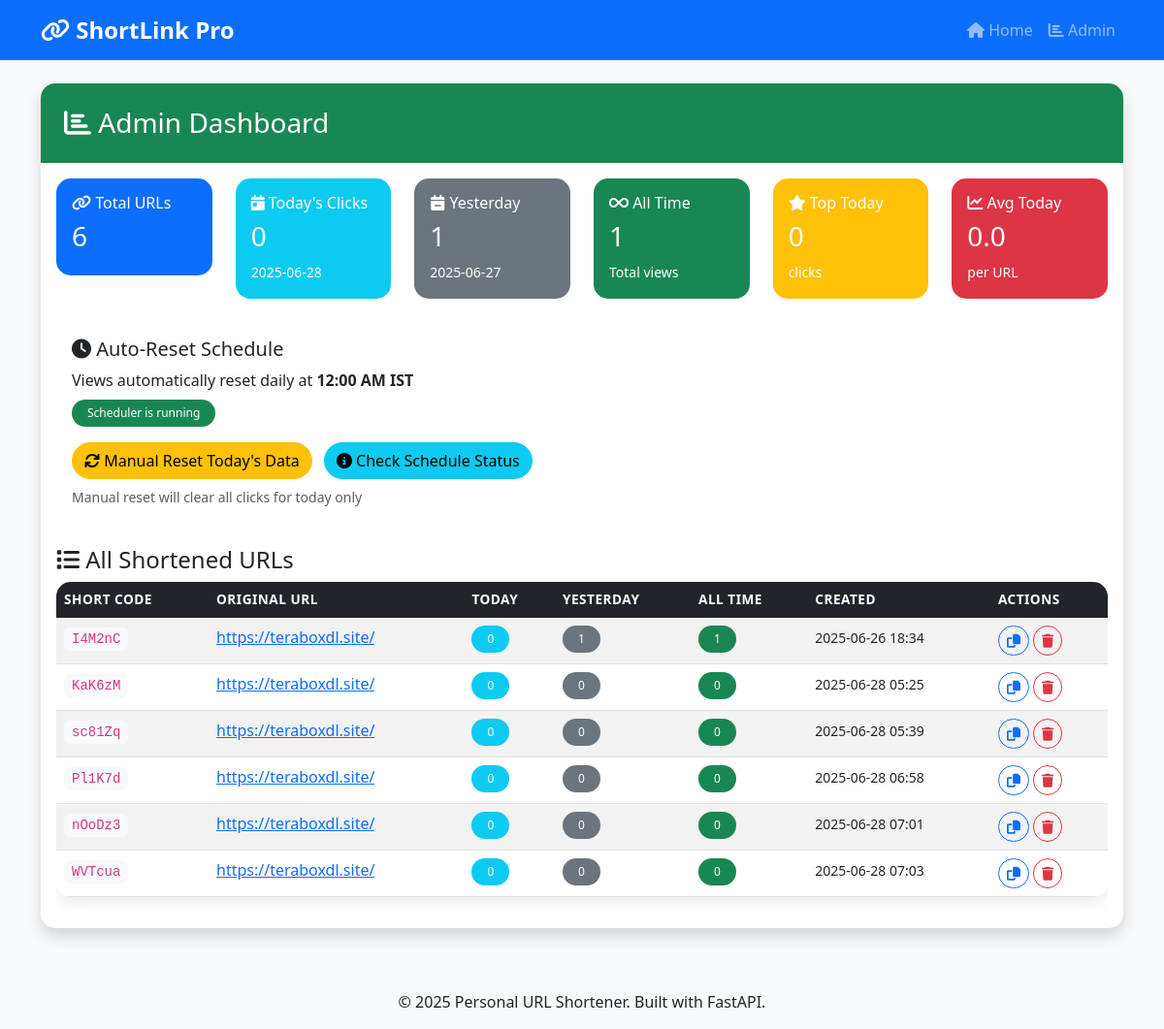
/admin, run on an earlier commit of the app's database.
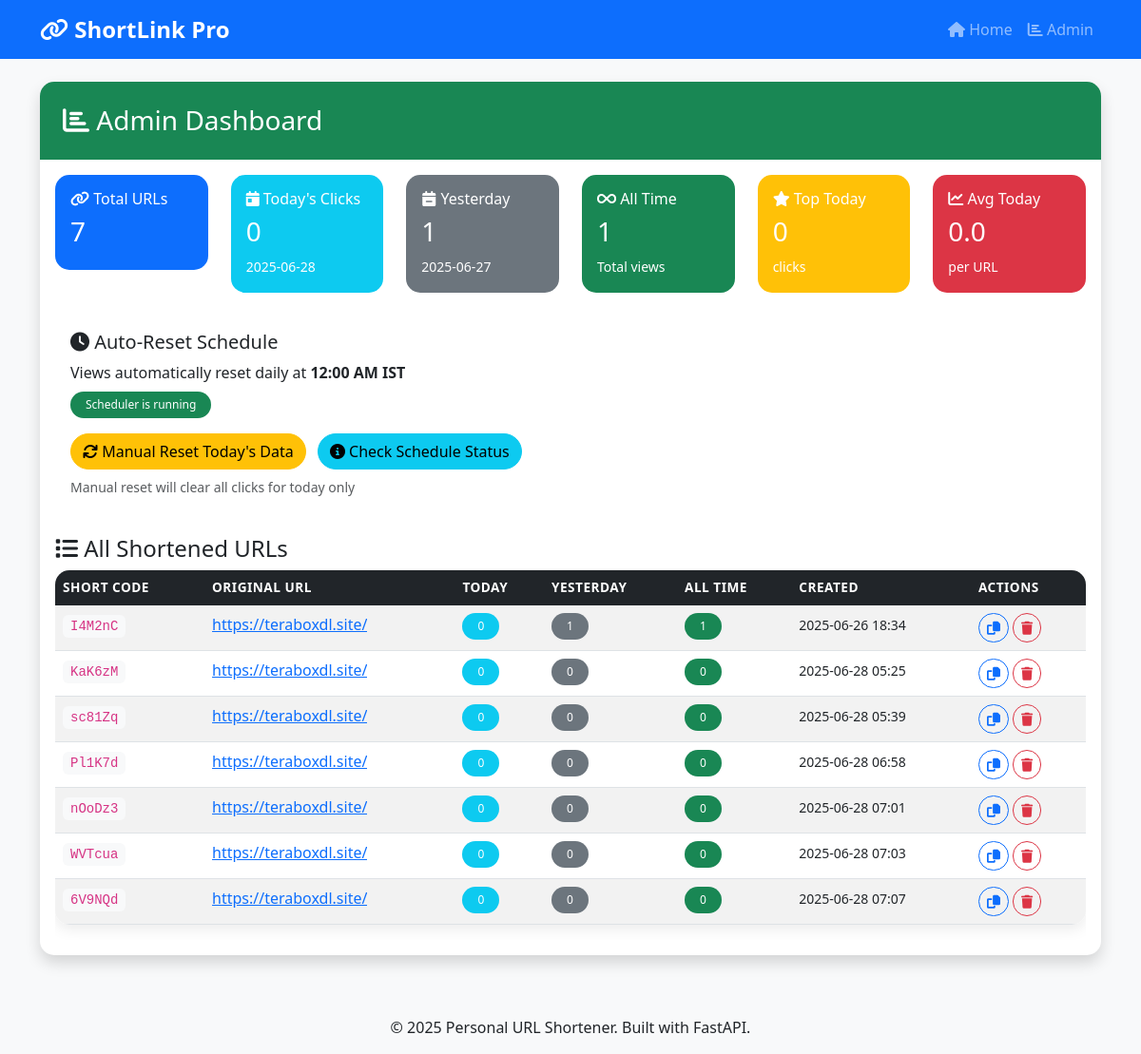
And on a later commit of the database.
### models.py (models this page shows)
class ShortURL(Base):
    __tablename__ = "short_urls"
    id = Column(Integer, primary_key=True, index=True)
    short_code = Column(String(10), unique=True, index=True, nullable=False)
    original_url = Column(Text, nullable=False)
    created_at = Column(DateTime, default=datetime.utcnow)
    clicks = relationship("Click", back_populates="short_url")

### main.py (the view)
@app.get("/admin", response_class=HTMLResponse)
async def admin_panel(request: Request, db: Session = Depends(get_db)):
    from datetime import date, timedelta
    today = date.today()
    yesterday = today - timedelta(days=1)
    urls = db.query(ShortURL).all()
    url_stats = []
    total_clicks_today = 0
    total_clicks_yesterday = 0
    total_clicks_all_time = 0
    for url in urls:
        clicks_today = db.query(Click).filter(
            Click.short_url_id == url.id,
            Click.click_date == today
        ).count()
        clicks_yesterday = db.query(Click).filter(
            Click.short_url_id == url.id,
            Click.click_date == yesterday
        ).count()
        clicks_all_time = db.query(Click).filter(Click.short_url_id == url.id).count()
        total_clicks_today += clicks_today
        total_clicks_yesterday += clicks_yesterday
        total_clicks_all_time += clicks_all_time
        url_stats.append({
            "id": url.id,
            "short_code": url.short_code,
            "original_url": url.original_url,
            "click_count": clicks_today,  # Show today's clicks by default
            "clicks_today": clicks_today,
            "clicks_yesterday": clicks_yesterday,
            "clicks_all_time": clicks_all_time,
            "created_at": url.created_at
        })
    url_stats.sort(key=lambda x: x["clicks_today"], reverse=True)
    top_performer_today = max(url_stats, key=lambda x: x["clicks_today"])["clicks_today"] if url_stats else 0
    avg_clicks_today = (total_clicks_today / len(urls)) if urls else 0
    return templates.TemplateResponse("admin.html", {
        "request": request,
        "urls": url_stats,
        "total_clicks_today": total_clicks_today,
        "total_clicks_yesterday": total_clicks_yesterday,
        "total_clicks_all_time": total_clicks_all_time,
        "top_performer_today": top_performer_today,
        "avg_clicks_today": avg_clicks_today,
        "today_date": today.strftime('%Y-%m-%d'),
        "yesterday_date": yesterday.strftime('%Y-%m-%d')
    })

### templates/admin.html (shortened to what this page needs)
{% extends "base.html" %}
{% block content %}
<div class="container mt-4">
    <div class="row">
        <div class="col-12">
            <div class="card shadow">
                <div class="card-header bg-success text-white">
                    <h3 class="mb-0"><i class="fas fa-chart-bar"></i> Admin Dashboard</h3>
                </div>
                <div class="card-body">
                    <div class="row mb-4">
                        <div class="col-md-2">
                            <div class="card bg-primary text-white">
                                <div class="card-body">
                                    <h6><i class="fas fa-link"></i> Total URLs</h6>
                                    <h3>{{ urls|length }}</h3>
                                </div>
                            </div>
                        </div>
                        <div class="col-md-2">
                            <div class="card bg-info text-white">
                                <div class="card-body">
                                    <h6><i class="fas fa-calendar-day"></i> Today's Clicks</h6>
                                    <h3>{{ total_clicks_today }}</h3>
                                    <small>{{ today_date }}</small>
                                </div>
                            </div>
                        </div>
                        <div class="col-md-2">
                            <div class="card bg-secondary text-white">
                                <div class="card-body">
                                    <h6><i class="fas fa-calendar-minus"></i> Yesterday</h6>
                                    <h3>{{ total_clicks_yesterday }}</h3>
                                    <small>{{ yesterday_date }}</small>
                                </div>
                            </div>
                        </div>
                        <div class="col-md-2">
                            <div class="card bg-success text-white">
                                <div class="card-body">
                                    <h6><i class="fas fa-infinity"></i> All Time</h6>
                                    <h3>{{ total_clicks_all_time }}</h3>
                                    <small>Total views</small>
                                </div>
                            </div>
                        </div>
                        <div class="col-md-2">
                            <div class="card bg-warning text-white">
                                <div class="card-body">
                                    <h6><i class="fas fa-star"></i> Top Today</h6>
                                    <h3>{{ top_performer_today }}</h3>
                                    <small>clicks</small>
                                </div>
                            </div>
                        </div>
                        <div class="col-md-2">
                            <div class="card bg-danger text-white">
                                <div class="card-body">
                                    <h6><i class="fas fa-chart-line"></i> Avg Today</h6>
                                    <h3>{{ "%.1f"|format(avg_clicks_today) }}</h3>
                                    <small>per URL</small>
                                </div>
                            </div>
                        </div>
                    </div>
                    <div class="row mb-4">
                        <div class="col-12">
                            <div class="card">
                                <div class="card-body">
                                    <h5><i class="fas fa-clock"></i> Auto-Reset Schedule</h5>
                                    <p class="mb-2">Views automatically reset daily at <strong>12:00 AM IST</strong></p>
                                    <div id="scheduler-status" class="mb-3">
                                    </div>
                                    <button class="btn btn-warning me-2" onclick="resetDailyData()">
                                        <i class="fas fa-refresh"></i> Manual Reset Today's Data
                                    </button>
                                    <button class="btn btn-info" onclick="checkSchedulerStatus()">
                                        <i class="fas fa-info-circle"></i> Check Schedule Status
                                    </button>
                                    <small class="text-muted d-block mt-2">Manual reset will clear all clicks for today only</small>
                                </div>
                            </div>
                        </div>
                    </div>
                    <h4><i class="fas fa-list"></i> All Shortened URLs</h4>
                    {% if urls %}
                    <div class="table-responsive">
                        <table class="table table-striped table-hover">
                            <thead class="table-dark">
                                <tr>
                                    <th>Short Code</th>
                                    <th>Original URL</th>
                                    <th>Today</th>
                                    <th>Yesterday</th>
                                    <th>All Time</th>
                                    <th>Created</th>
                                    <th>Actions</th>
                                </tr>
                            </thead>
                            <tbody>
                                {% for url in urls %}
                                <tr>
                                    <td>
                                        <code>{{ url.short_code }}</code>
                                    </td>
                                    <td>
                                        <a href="{{ url.original_url }}" target="_blank" class="text-truncate d-inline-block" style="max-width: 200px;">
                                            {{ url.original_url }}
                                        </a>
                                    </td>
                                    <td>
                                        <span class="badge bg-info">{{ url.clicks_today }}</span>
                                    </td>
                                    <td>
                                        <span class="badge bg-secondary">{{ url.clicks_yesterday }}</span>
                                    </td>
                                    <td>
                                        <span class="badge bg-success">{{ url.clicks_all_time }}</span>
                                    </td>
                                    <td>
                                        <small>{{ url.created_at.strftime('%Y-%m-%d %H:%M') }}</small>
                                    </td>
                                    <td>
                                        <button class="btn btn-sm btn-outline-primary" onclick="copyToClipboard('{{ request.url.scheme }}://{{ request.url.netloc }}/{{ url.short_code }}')">
                                            <i class="fas fa-copy"></i>
                                        </button>
                                        <button class="btn btn-sm btn-outline-danger" onclick="deleteUrl({{ url.id }})">
                                            <i class="fas fa-trash"></i>
                                        </button>
                                    </td>
                                </tr>
                                {% endfor %}
                            </tbody>
                        </table>
                    </div>
                    {% else %}
                    <div class="alert alert-info">
                        <i class="fas fa-info-circle"></i> No URLs have been shortened yet.
                        <a href="/" class="alert-link">Create your first one!</a>
                    </div>
                    {% endif %}
                </div>
            </div>
        </div>
    </div>
</div>
{% endblock %}

### templates/base.html (shortened to what this page needs)
<!DOCTYPE html>
<html lang="en">
<head>
    <link href="https://cdn.jsdelivr.net/npm/bootstrap@5.3.0/dist/css/bootstrap.min.css" rel="stylesheet">
    <link rel="stylesheet" href="https://cdnjs.cloudflare.com/ajax/libs/font-awesome/6.4.0/css/all.min.css">
    <link rel="stylesheet" href="/static/css/style.css">
</head>
<body>
    <nav class="navbar navbar-expand-lg navbar-dark bg-primary">
        <div class="container">
            <a class="navbar-brand" href="/">
                <i class="fas fa-link"></i> ShortLink Pro
            </a>
            <div class="navbar-nav ms-auto">
                <a class="nav-link" href="/">
                    <i class="fas fa-home"></i> Home
                </a>
                <a class="nav-link" href="/admin">
                    <i class="fas fa-chart-bar"></i> Admin
                </a>
            </div>
        </div>
    </nav>
    <main>
        {% block content %}{% endblock %}
    </main>
    <footer class="bg-light text-center py-3 mt-5">
        <div class="container">
            <p class="mb-0">&copy; 2025 Personal URL Shortener. Built with FastAPI.</p>
        </div>
    </footer>
</body>
</html>

### static/css/style.css (style rules this page uses)
:root { --primary-color: #007bff; --secondary-color: #6c757d; --success-color: #28a745; --danger-color: #dc3545; --warning-color: #ffc107; --info-color: #17a2b8; }
body { font-family: 'Segoe UI', Tahoma, Geneva, Verdana, sans-serif; background-color: #f8f9fa; }
.navbar-brand { font-weight: 600; font-size: 1.5rem; }
.card { border: none; border-radius: 15px; transition: transform 0.3s ease, box-shadow 0.3s ease; }
.card-header { border-radius: 15px 15px 0 0 !important; border-bottom: none; padding: 1.5rem; }
.btn { border-radius: 25px; font-weight: 500; transition: all 0.3s ease; }
.table { border-radius: 15px; overflow: hidden; box-shadow: 0 5px 15px rgba(0,0,0,0.08); }
.table thead th { border: none; font-weight: 600; text-transform: uppercase; font-size: 0.85rem; letter-spacing: 0.5px; }
.table tbody tr { transition: all 0.3s ease; }
.badge { border-radius: 25px; padding: 0.5rem 1rem; font-weight: 500; }
.card.bg-primary, .card.bg-info, .card.bg-warning, .card.bg-success { border-radius: 15px; transition: transform 0.3s ease; }
code { background-color: #f8f9fa; padding: 4px 8px; border-radius: 6px; font-family: 'Courier New', monospace; }
footer { margin-top: auto; }

What changed in the data, as far as the page shows it:
added ShortURL: short_code "6V9NQd", original_url "https://teraboxdl.site/", clicks_today "0", clicks_yesterday "0", clicks_all_time "0", created_at "2025-06-28 07:07"
Also different on the page:
{{ urls|length }}: "6" → "7"
